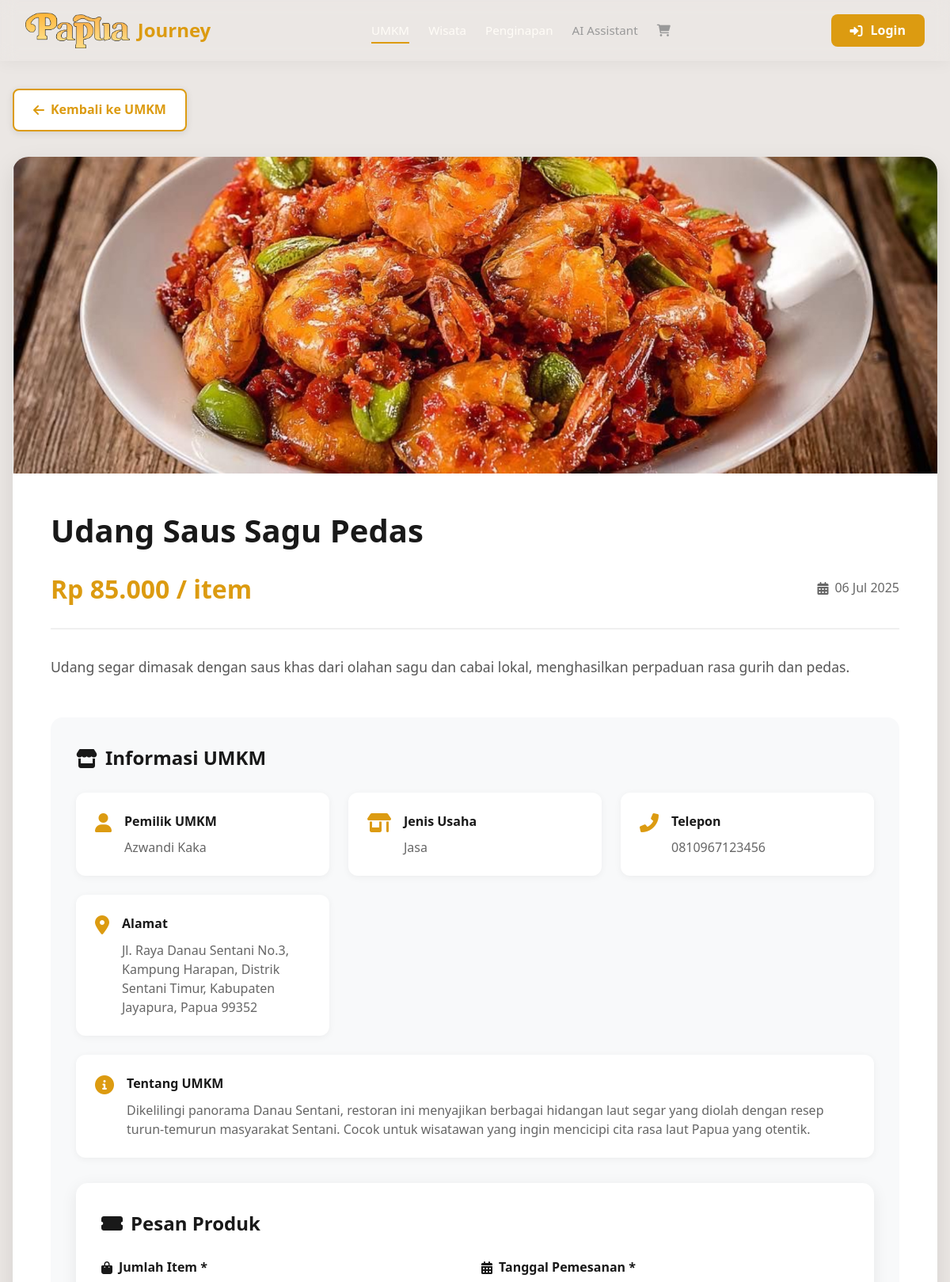
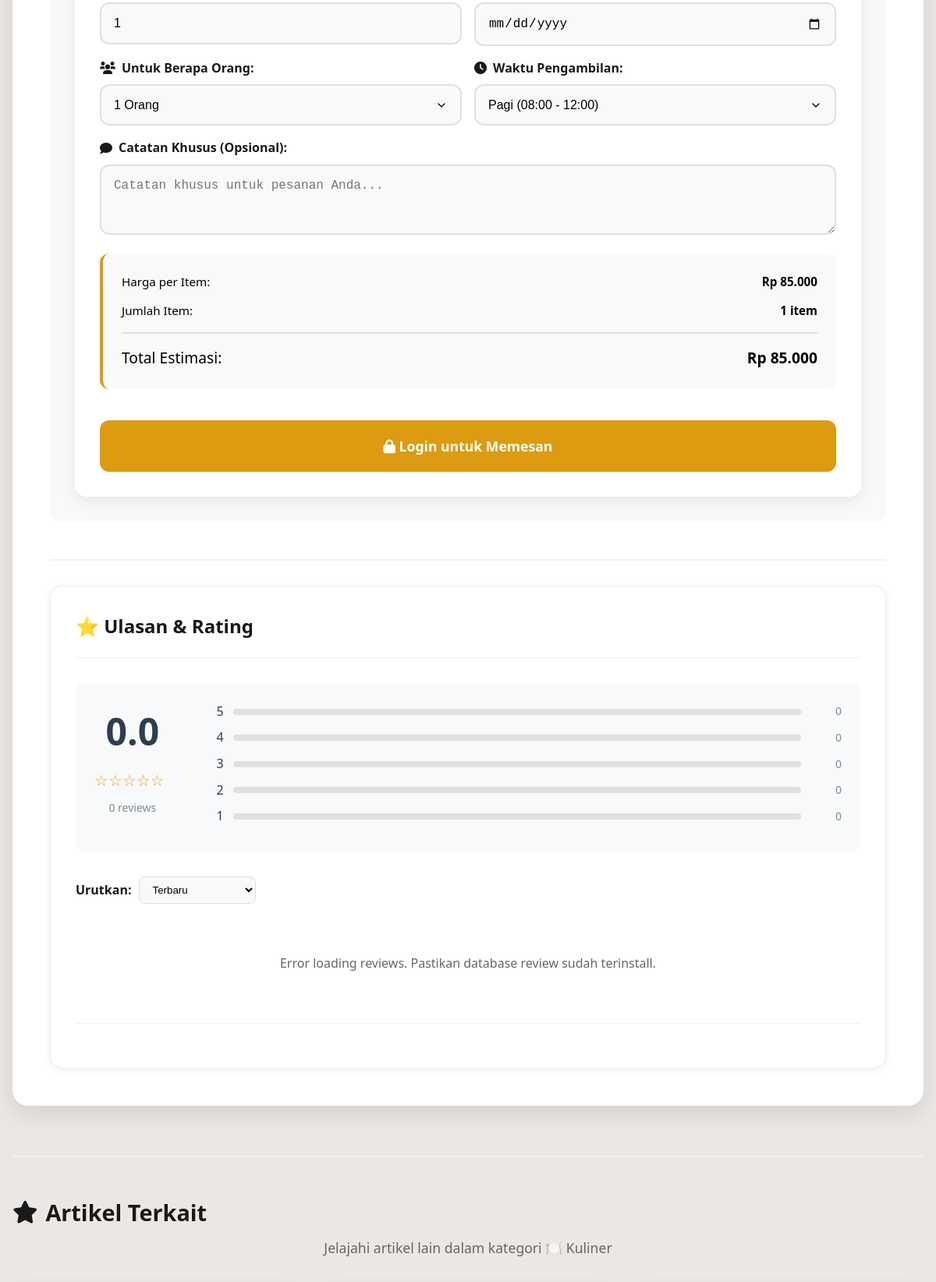
The app's page /users/dashboard/allumkm.php?view=detail&id=9 (upper part) with its own data (2 pictures, top to bottom).
### tables this page shows
CREATE TABLE `artikel` (
  `id` int(11) NOT NULL,
  `umkm_id` int(11) NOT NULL,
  `judul` varchar(200) NOT NULL,
  `deskripsi` text NOT NULL,
  `harga` decimal(15,2) NOT NULL,
  `kategori` enum('jasa','event','kuliner','kerajinan','wisata') NOT NULL,
  `gambar` varchar(255) DEFAULT NULL,
  `status` enum('active','inactive') DEFAULT 'active',
  `created_at` timestamp NOT NULL DEFAULT current_timestamp(),
  `updated_at` timestamp NOT NULL DEFAULT current_timestamp() ON UPDATE current_timestamp()
);

CREATE TABLE `umkm` (
  `id` int(11) NOT NULL,
  `email` varchar(100) NOT NULL,
  `password` varchar(255) NOT NULL,
  `business_name` varchar(100) NOT NULL,
  `owner_name` varchar(100) NOT NULL,
  `phone` varchar(20) NOT NULL,
  `address` text NOT NULL,
  `business_type` enum('jasa','event','kuliner','kerajinan','wisata') NOT NULL,
  `description` text DEFAULT NULL,
  `profile_image` varchar(255) DEFAULT 'default-umkm.jpg',
  `status` enum('pending','active','inactive') DEFAULT 'pending',
  `created_at` timestamp NOT NULL DEFAULT current_timestamp(),
  `updated_at` timestamp NOT NULL DEFAULT current_timestamp() ON UPDATE current_timestamp()
);

### users/dashboard/allumkm.php (the view, shortened to what this page needs)
<?php
$db = getDbConnection();
$view_mode = isset($_GET['view']) ? $_GET['view'] : 'list';
$article_id = isset($_GET['id']) ? intval($_GET['id']) : 0;
$article = null;
$related_articles = [];
if ($view_mode === 'detail' && $article_id > 0) {
    $query = "SELECT a.*, u.business_name, u.owner_name, u.phone, u.address, u.business_type, u.profile_image as umkm_image, u.description as umkm_description
              FROM artikel a
              JOIN umkm u ON a.umkm_id = u.id
              WHERE a.id = ? AND a.status = 'active'";
    $stmt = $db->prepare($query);
    $stmt->bind_param("i", $article_id);
    $stmt->execute();
    $result = $stmt->get_result();
    if ($result->num_rows > 0) {
        $article = $result->fetch_assoc();
        $related_query = "SELECT a.*, u.business_name
                          FROM artikel a
                          JOIN umkm u ON a.umkm_id = u.id
                          WHERE a.kategori = ? AND a.id != ? AND a.status = 'active'
                          ORDER BY a.created_at DESC
                          LIMIT 4";
        $related_stmt = $db->prepare($related_query);
        $related_stmt->bind_param("si", $article['kategori'], $article_id);
        $related_stmt->execute();
        $related_articles = $related_stmt->get_result()->fetch_all(MYSQLI_ASSOC);
    } else {
        $view_mode = 'list';
    }
}
function formatPrice($price) {
    return 'Rp ' . number_format($price, 0, ',', '.');
}
function formatDate($date) {
    return date('d M Y', strtotime($date));
}
?>
<!DOCTYPE html>
<html lang="id">
<head>
    <link href="https://cdnjs.cloudflare.com/ajax/libs/font-awesome/6.0.0/css/all.min.css" rel="stylesheet">
    <link rel='stylesheet' href='https://cdn-uicons.flaticon.com/3.0.0/uicons-regular-rounded/css/uicons-regular-rounded.css'>
    <link rel='stylesheet' href='https://cdn-uicons.flaticon.com/3.0.0/uicons-solid-rounded/css/uicons-solid-rounded.css'>
    <link rel='stylesheet' href='https://cdn-uicons.flaticon.com/3.0.0/uicons-bold-rounded/css/uicons-bold-rounded.css'>
    <link rel="stylesheet" href="../../assets/css/reviews.css">
    <link rel="stylesheet" href="allumkm.css">
</head>
<body>
    <?php include '../components/navbar.php'; ?>
    <?php if ($view_mode === 'detail' && $article): ?>
        <div class="detail-container">
            <div class="container">
                <a href="?" class="back-button">
                    <i class="fas fa-arrow-left"></i>
                    Kembali ke UMKM
                </a>
                <div class="article-detail">
                    <div class="article-header">
                        <?php if ($article['gambar']): ?>
                            <img src="../../uploads/artikel_images/<?php echo htmlspecialchars($article['gambar']); ?>"
                                 alt="<?php echo htmlspecialchars($article['judul']); ?>">
                        <?php else: ?>
                            <div class="placeholder-image">
                                📷
                            </div>
                        <?php endif; ?>
                            <?php
                            $kategori_icons = [
                                'jasa' => '🔧 Jasa',
                                'event' => '🎉 Event',
                                'kuliner' => '🍽️ Kuliner',
                                'kerajinan' => '🎨 Kerajinan',
                                'wisata' => '🏝️ Wisata'
                            ];
                            ?>
                    </div>
                    <div class="article-content">
                        <h1 class="article-title"><?php echo htmlspecialchars($article['judul']); ?></h1>
                        <div class="article-meta">
                            <div class="article-price"><?php echo formatPrice($article['harga']); ?> / item</div>
                            <div class="article-date">
                                <i class="fas fa-calendar-alt"></i>
                                <?php echo formatDate($article['created_at']); ?>
                            </div>
                        </div>
                        <div class="article-description">
                            <?php echo nl2br(htmlspecialchars($article['deskripsi'])); ?>
                        </div>
                        <div class="umkm-info-section">
                            <h3><i class="fas fa-store"></i> Informasi UMKM</h3>
                            <div class="umkm-info-grid">
                                <div class="info-item">
                                    <i class="fas fa-user"></i>
                                    <div>
                                        <strong>Pemilik UMKM</strong>
                                        <p><?php echo htmlspecialchars($article['owner_name']); ?></p>
                                    </div>
                                </div>
                                <div class="info-item">
                                    <i class="fas fa-store-alt"></i>
                                    <div>
                                        <strong>Jenis Usaha</strong>
                                        <p><?php echo ucfirst(htmlspecialchars($article['business_type'])); ?></p>
                                    </div>
                                </div>
                                <div class="info-item">
                                    <i class="fas fa-phone-alt"></i>
                                    <div>
                                        <strong>Telepon</strong>
                                        <p><?php echo htmlspecialchars($article['phone']); ?></p>
                                    </div>
                                </div>
                                <div class="info-item">
                                    <i class="fas fa-map-marker-alt"></i>
                                    <div>
                                        <strong>Alamat</strong>
                                        <p><?php echo htmlspecialchars($article['address']); ?></p>
                                    </div>
                                </div>
                                <?php if ($article['umkm_description']): ?>
                                <div class="info-item description-item">
                                    <i class="fas fa-info-circle"></i>
                                    <div>
                                        <strong>Tentang UMKM</strong>
                                        <p><?php echo nl2br(htmlspecialchars($article['umkm_description'])); ?></p>
                                    </div>
                                </div>
                                <?php endif; ?>
                            </div>
                            <div class="booking-section">
                                <h3><i class="fas fa-ticket-alt"></i> Pesan Produk</h3>
                                <form id="add-to-cart-form" class="booking-form">
                                    <div class="form-row">
                                        <div class="form-group">
                                            <label for="jumlah_tiket">
                                                <i class="fas fa-shopping-bag"></i>
                                                Jumlah Item *
                                            </label>
                                            <input type="number" name="quantity" id="jumlah_tiket" min="1" max="10" value="1" required>
                                        </div>
                                        <div class="form-group">
                                            <label for="tanggal_kunjungan">
                                                <i class="fas fa-calendar-alt"></i>
                                                Tanggal Pemesanan *
                                            </label>
                                            <input type="date" name="booking_date" id="tanggal_kunjungan"
                                                   min="<?php echo date('Y-m-d'); ?>" required>
                                        </div>
                                    </div>
                                    <div class="form-row">
                                        <div class="form-group">
                                            <label for="visitors">
                                                <i class="fas fa-users"></i>
                                                Untuk Berapa Orang:
                                            </label>
                                            <select id="visitors" name="visitors">
                                                <option value="1">1 Orang</option>
                                            </select>
                                        </div>
                                        <div class="form-group">
                                            <label for="visit_time">
                                                <i class="fas fa-clock"></i>
                                                Waktu Pengambilan:
                                            </label>
                                            <select id="visit_time" name="visit_time">
                                                <option value="morning">Pagi (08:00 - 12:00)</option>
                                            </select>
                                        </div>
                                    </div>
                                    <div class="form-group">
                                        <label for="catatan">
                                            <i class="fas fa-comment"></i>
                                            Catatan Khusus (Opsional):
                                        </label>
                                        <textarea name="notes" id="catatan" rows="3"
                                                  placeholder="Catatan khusus untuk pesanan Anda..."></textarea>
                                    </div>
                                    <div class="booking-summary">
                                        <div class="summary-row">
                                            <span>Harga per Item:</span>
                                            <strong><?php echo formatPrice($article['harga']); ?></strong>
                                        </div>
                                        <div class="summary-row">
                                            <span>Jumlah Item:</span>
                                            <strong><span id="jumlah-tiket">1</span> item</strong>
                                        </div>
                                        <div class="summary-row total-row">
                                            <span>Total Estimasi:</span>
                                            <strong id="total-amount"><?php echo formatPrice($article['harga']); ?></strong>
                                        </div>
                                    </div>
                                    <?php if ($is_logged_in): ?>
                                        <button type="button" onclick="addToCart()" class="btn btn-primary btn-book">
                                            <i class="fas fa-shopping-cart"></i>
                                            Tambahkan ke Keranjang
                                        </button>
                                    <?php else: ?>
                                        <a href="../../login.php?redirect=<?php echo urlencode($_SERVER['REQUEST_URI']); ?>" class="btn btn-primary btn-book" style="text-decoration: none; display: inline-block; text-align: center;">
                                            <i class="fas fa-lock"></i>
                                            Login untuk Memesan
                                        </a>
                                    <?php endif; ?>
                                </form>
                            </div>
                        </div>
                        <div class="reviews-section" id="reviews-section">
                            <div class="reviews-card">
                                <div class="reviews-header">
                                    <h3 class="reviews-title">⭐ Ulasan & Rating</h3>
                                </div>
                                <div class="reviews-summary">
                                    <div class="rating-overview">
                                        <p class="average-rating" id="averageRating">0.0</p>
                                        <div class="rating-stars" id="averageStars">☆☆☆☆☆</div>
                                        <p class="total-reviews" id="totalReviews">0 reviews</p>
                                    </div>
                                    <div class="rating-breakdown">
                                        <?php for ($i = 5; $i >= 1; $i--): ?>
                                        <div class="rating-bar">
                                            <span class="rating-label"><?php echo $i; ?></span>
                                            <div class="rating-progress">
                                            </div>
                                            <span class="rating-count" id="rating<?php echo $i; ?>Count">0</span>
                                        </div>
                                        <?php endfor; ?>
                                    </div>
                                </div>
                                <div class="reviews-controls" style="margin: 20px 0; display: flex; gap: 10px; align-items: center;">
                                    <label for="sortReviews" style="font-weight: 600;">Urutkan:</label>
                                    <select id="sortReviews" onchange="loadReviews(1)" style="padding: 8px 12px; border: 1px solid #ddd; border-radius: 8px;">
                                        <option value="newest">Terbaru</option>
                                    </select>
                                </div>
                                <div class="reviews-list" id="reviewsList">
                                </div>
                                <div class="load-more-reviews">
                                </div>
                            </div>
                        </div>
                    </div>
                </div>
                <?php if (count($related_articles) > 0): ?>
                <div class="related-section">
                    <div class="section-header">
                        <h3><i class="fas fa-star"></i> Artikel Terkait</h3>
                        <p>Jelajahi artikel lain dalam kategori <?php echo $kategori_icons[$article['kategori']] ?? ucfirst($article['kategori']); ?></p>
                    </div>
                </div>
                <?php endif; ?>
            </div>
        </div>
    <?php endif; ?>
</body>
</html>

### records on screen
artikel: gambar (picture), judul "Udang Saus Sagu Pedas", harga "Rp 85.000", created_at "06 Jul 2025", deskripsi "Udang segar dimasak dengan saus khas dari olahan sagu dan cabai lokal, menghasilkan perpaduan rasa gurih dan pedas.", umkm.owner_name "Azwandi Kaka", umkm.business_type "Jasa", umkm.phone "0810967123456", umkm.address "Jl. Raya Danau Sentani No.3, Kampung Harapan, Distrik Sentani Timur, Kabupaten Jayapura, Papua 99352", umkm.description "Dikelilingi panorama Danau Sentani, restoran ini menyajikan berbagai hidangan laut segar yang diolah dengan resep turun-temurun masyarakat Sentani. Cocok untuk wisatawan yang ingin mencicipi cita rasa laut Papua yang otentik.", kategori "🍽️ Kuliner"
